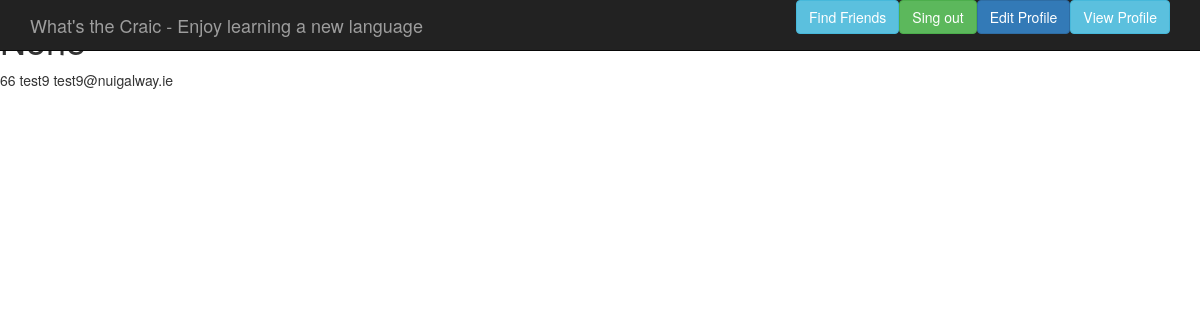
Page /dashboard/ (signed in) on the earlier database version.
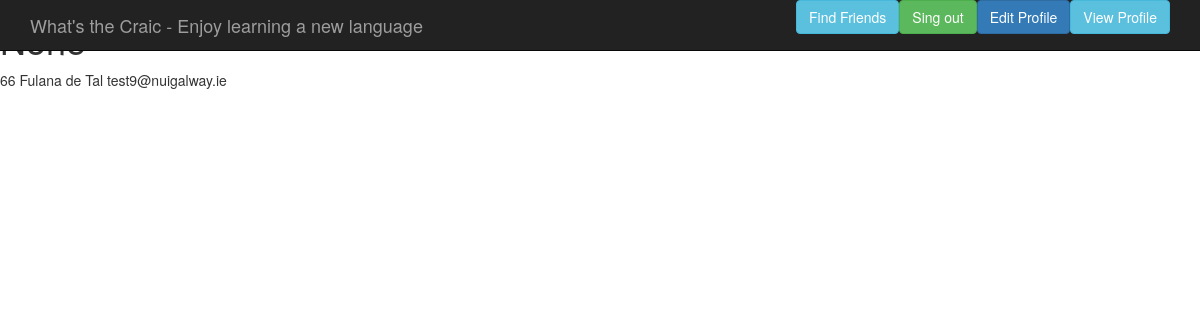
Same page on the later database version.
### profiles/models.py (models this page shows, shortened)
class Profile(models.Model):
	user = models.OneToOneField(settings.AUTH_USER_MODEL)
	name = models.CharField(max_length=100)
	email = models.EmailField(max_length=100, unique=True)
	nui_id = models.IntegerField(unique=True)
	staff = models.BooleanField(default=True)
	native = models.ForeignKey(Language)
	learning = models.ManyToManyField(Language, related_name="profile_languages")
	picture = models.ImageField(
		blank=True,
		null=True,
		upload_to=download_media_location
		) #, storage=FileSystemStorage(location=settings.PROTECTED_ROOT)
	def find_friendships_requests(self):
		friendships_requests = Friendship.objects.filter(to_user=self, status=False)
		return friendships_requests

### whats_the_craic/views.py (the view)
# urls.py: url(r'^dashboard/$', login_required(DashboardView.as_view()), name='dashboard'),
class DashboardView(SuccessMessageMixin, TemplateView):
	template_name = "dashboard.html"
	def get_context_data(self, **kwargs):
		context = super(DashboardView, self).get_context_data(**kwargs)
		user = self.request.user
		profile = Profile.objects.get(user=self.request.user)
		friendships_requests = profile.find_friendships_requests()
		context["profile"] = profile
		context["friendships_requests"] = friendships_requests
		context["site_name"] = 	"What's the Craic?"
		context["title"] = 	""
		context["submit_btn"] = ""
		return context

### templates/dashboard.html (shortened to what this page needs)
{% extends "base.html" %}
{% load staticfiles %}
{% block content %}
<nav class="navbar navbar-inverse navbar-fixed-top">
    <div class="container">
        <div class="navbar-header">
            <a class="navbar-brand" href="#">What's the Craic - Enjoy learning a new language</a>
        </div>
        <div id="navbar" class="navbar-collapse collapse">
            <a href="{% url 'profiles:view' profile.id %}" class="btn btn-info pull-right">View Profile</a>
            <a href="{% url 'profiles:update' profile.id %}" class="btn btn-primary pull-right">Edit Profile</a>
            <a href="{% url 'logout'%}" class="btn btn-success pull-right">Sing out</a>
            <a href="{% url 'profiles:findfriends'%}" class="btn btn-info pull-right">Find Friends</a>
        </div>
    </div>
</nav>
{% if possible_friends %}
    {% for possible_friend in possible_friends %}
            <li>{{ possible_friend.name }}</li>
    {% endfor %}
{% else %}
    <h1>None</h1>
{% endif %}
{{ user.id }}
{{ profile.name }}
{{ profile.email }}
{% endblock content %}

Differences in the rows shown:
changed Profile "test9@nuigalway.ie": name "test9" → "Fulana de Tal"
